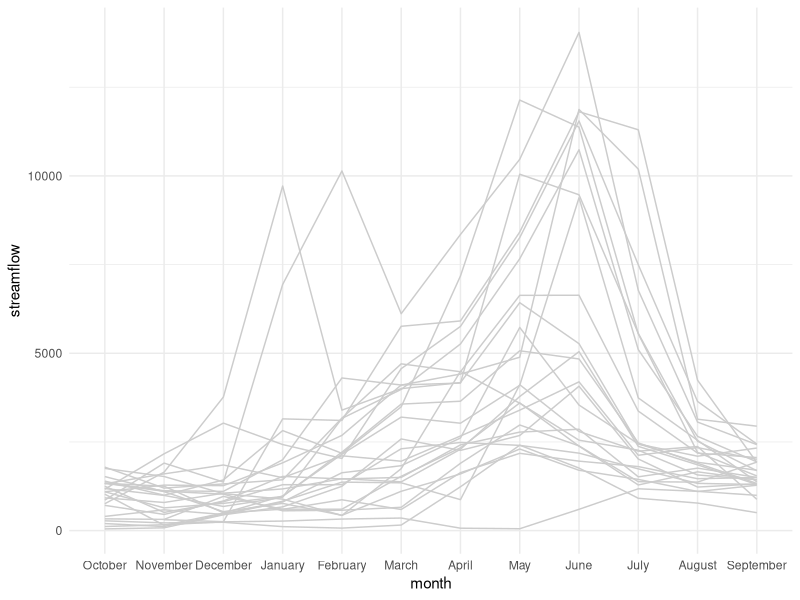
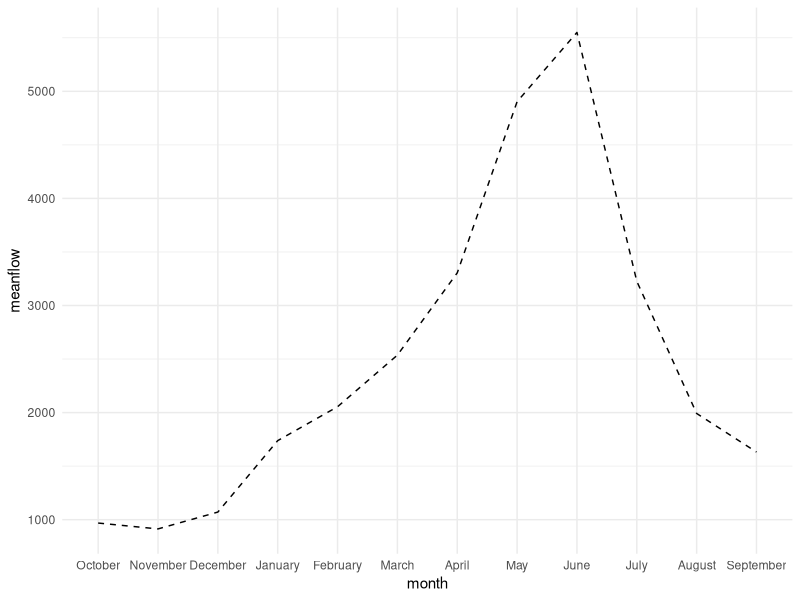
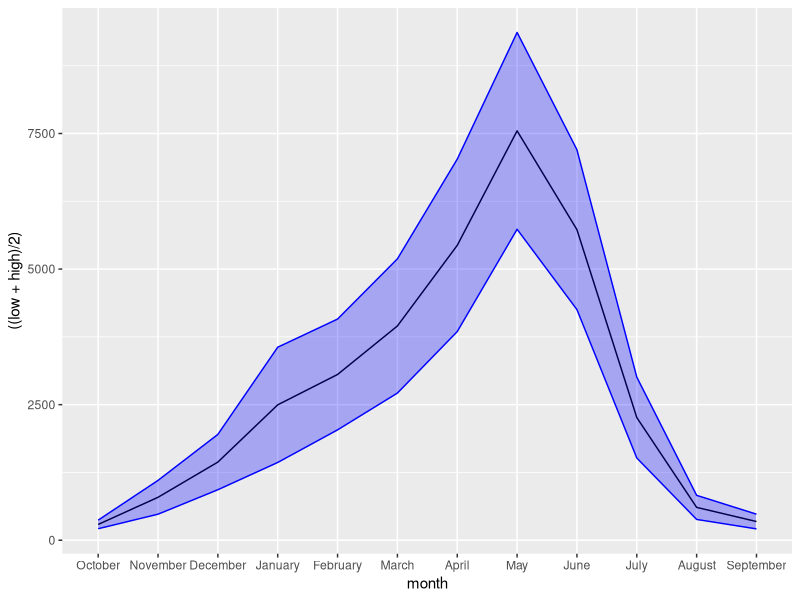
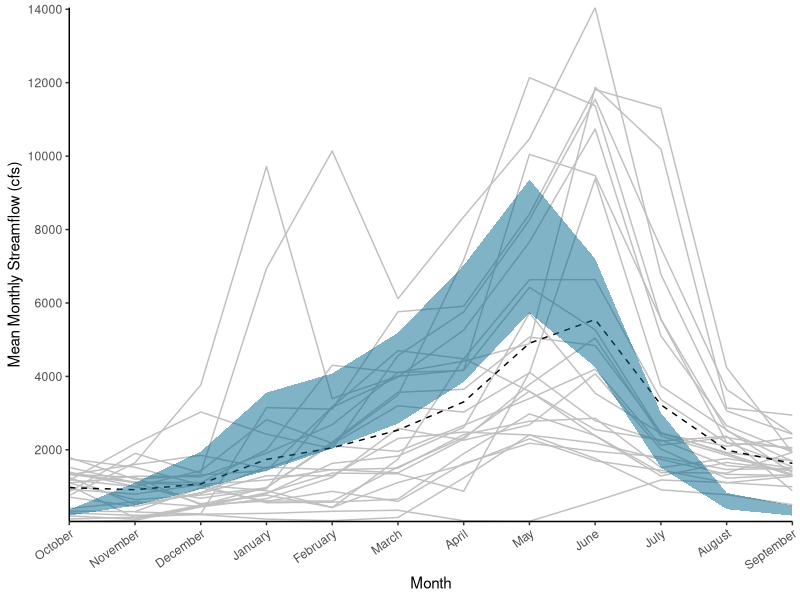
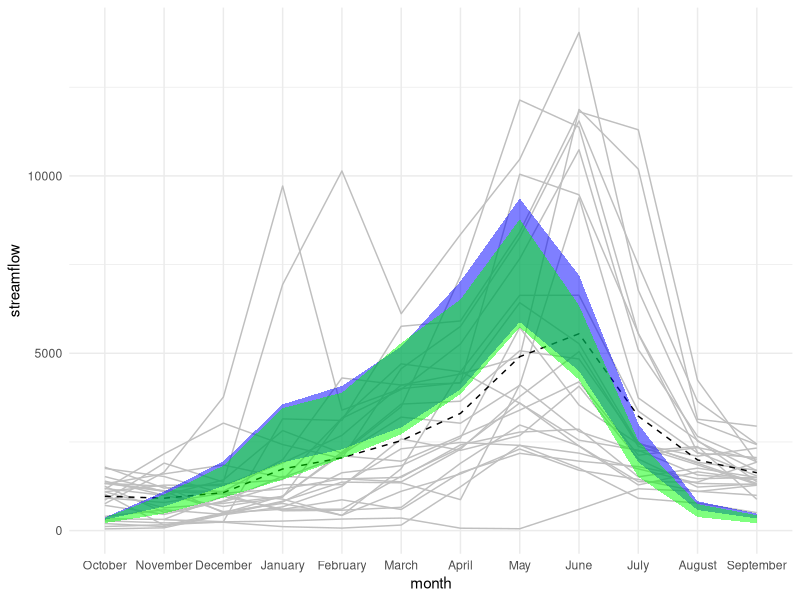

Write the R code that produced these figures, in order.
## ---- chunk 1
knitr::opts_chunk$set(echo = TRUE)
## ---- chunk 2
library(tidyverse)
library(forcats)

clim <- read_csv("clim_proj.csv")

# highest of projections = rcp 4.5 cool/wet
# lowest of projections = rcp 8.5 compliment

hist <- read_csv("hist_flows.csv") %>% 
  select(year, month, streamflow) %>% 
  mutate(month = factor(month, levels = unique(month)))


## ---- chunk 3

# Organizing (badly) the data to get it ready for plotting

hist_avg <- hist %>%
  filter(year != 1995) %>% 
  group_by(month) %>% 
  summarize(meanflow = mean(streamflow)) 

clim_high_45coolwet <- clim %>% 
  filter(rcp == "rcp45", scenario == "coolwet")

clim_low_85compliment <- clim %>% 
  filter(rcp == "rcp85", scenario == "comp")

clim_low_high <- inner_join(clim_high_45coolwet, clim_low_85compliment, by = "month") %>% 
  mutate(low = streamflow.y) %>% 
  mutate(high = streamflow.x) %>% 
  select(month, low, high) %>% 
  mutate(month = factor(month, levels = unique(month)))

clim_45_high <- clim %>% 
  filter(rcp == "rcp45", scenario == "coolwet") 

clim_45_low <- clim %>% 
  filter(rcp == "rcp45", scenario == "comp") 
  
clim_85_high <- clim %>% 
  filter(rcp == "rcp85", scenario == "coolwet") 

clim_85_low <- clim %>% 
  filter(rcp == "rcp85", scenario == "comp") 

rcp45_ribbon <- inner_join(clim_45_high, clim_45_low, by = "month") %>% 
  mutate(low = streamflow.y) %>% 
  mutate(high = streamflow.x) %>% 
  mutate(month = factor(month, levels = unique(month)))

rcp85_ribbon <- inner_join(clim_85_high, clim_85_low, by = "month") %>% 
  mutate(low = streamflow.y) %>% 
  mutate(high = streamflow.x) %>% 
  mutate(month = factor(month, levels = unique(month)))


## ---- chunk 4
# start putting on a plot (individually first, to make easier to edit, then will pop together)

# historical plot

historical_plot <- ggplot(hist, aes(x = month, y = streamflow, group = year)) +
  geom_line(color = "gray80") +
  theme_minimal()

historical_plot
  
## ---- chunk 5
# historical avg

# historical plot

historical_avg_plot <- ggplot(hist_avg) +
  geom_line(aes(x = month, y = meanflow, group = 1), color = "black", linetype = "dashed") +
  theme_minimal()

historical_avg_plot
## ---- chunk 6
# climate plot

clim_plot_fill <- ggplot(clim_low_high) + 
  geom_line(aes(x = month, y = ((low+high)/2), group = 1), color = "black") +
  geom_ribbon(aes(x=month, ymin = low, ymax = high, group = 1), color = "blue", fill = "blue", alpha = 0.3)

clim_plot_fill

## ---- chunk 7
# putting them all together!
# one climate ribbon

final_plot <- ggplot() +
  geom_line(data = hist, aes(x = month, y = streamflow, group = year), color = "gray75") +
  geom_line(data = hist_avg, aes(x = month, y = meanflow, group = 1), color = "black", linetype = "dashed") +
  geom_ribbon(data = clim_low_high, aes(x=month, ymin = low, ymax = high, group = 1), fill = "deepskyblue4", alpha = 0.5) +
  theme_classic()+
  scale_x_discrete(expand = c(0,0))+
  scale_y_continuous(expand = c(0,0),
                     breaks = seq(0,15000, by = 2000))+
  labs(x = "Month",
       y = "Mean Monthly Streamflow (cfs)")+
  theme(axis.text.x = element_text(angle = 35, hjust = 1))
  
final_plot
  
## ---- chunk 8
# two climate ribbons

final_plot_2 <- ggplot() +
  geom_line(data = hist, aes(x = month, y = streamflow, group = year), color = "gray75") +
  geom_line(data = hist_avg, aes(x = month, y = meanflow, group = 1), color = "black", linetype = "dashed") +
  geom_ribbon(data = rcp45_ribbon, aes(x=month, ymin = low, ymax = high, group = 1), fill = "blue", alpha = 0.5) +
  geom_ribbon(data = rcp85_ribbon, aes(x = month, ymin = low, ymax = high, group = 1), fill = "green", alpha = 0.5) +
  theme_minimal()
  
final_plot_2
